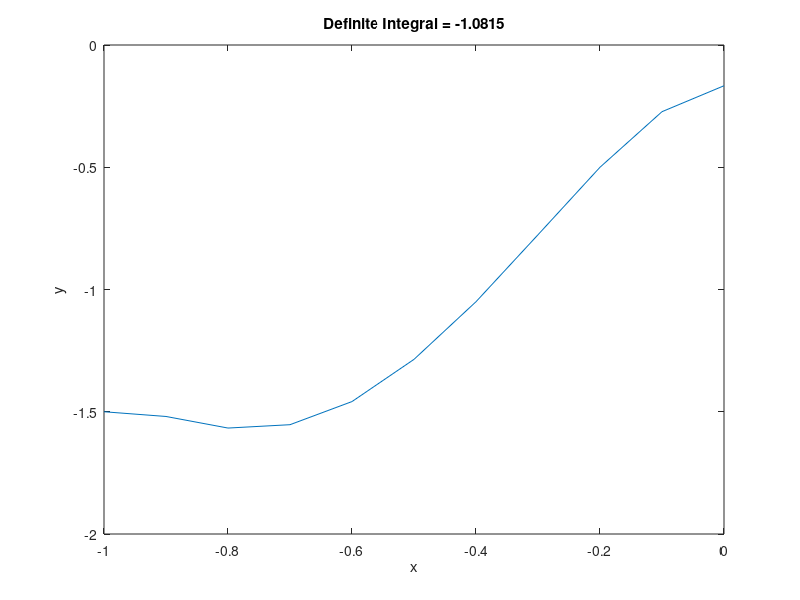

MATLAB code for this plot:
clc,close all
%generating the vectors x and y (preallocating them to optimize the
%program)

x = zeros(1,11);
y = zeros(1,11);

for i  = 1:11
    x(i) = -1.1 +0.1*i;
    y(i) = (i*x(i)^2)/(x(i)-1) - 2/(i+1);
end

I = trapz(x,y)

plot(x,y);
xlabel('x');
ylabel('y');
title(['Definite Integral = ' num2str(I)]);
